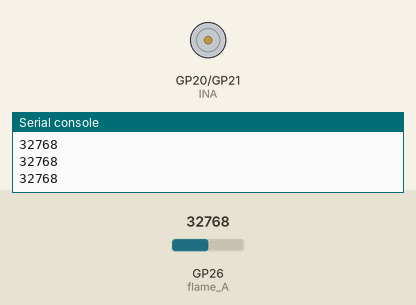
Recording of a program running on a simulated Raspberry Pi Pico running MicroPython. Parts: motor-driver pin pairs drawn as motors (green arrow = first pin HIGH = forward, orange = second pin HIGH = backward, longer = more drive), the last lines printed to the serial console. The test bench sets the inputs (shaded band); at power-on: GP26 (flame_A) = 32768 (analog values on the 0–65535 scale).

Above: at 1.2 s.
1.3 s: GP26 (flame_A) set to 31056
2.8 s: GP26 (flame_A) set to 29296
At 4.0 s:
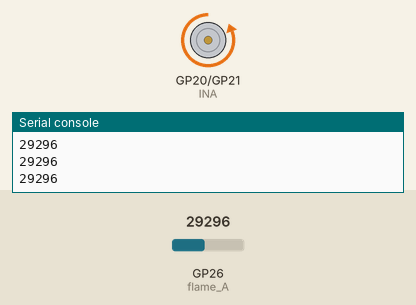
4.3 s: GP26 (flame_A) set to 30655
At 5.5 s:
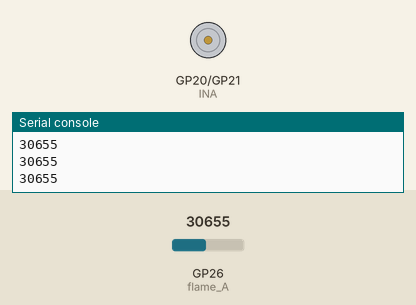
5.8 s: GP26 (flame_A) set to 29345
At 6.8 s:
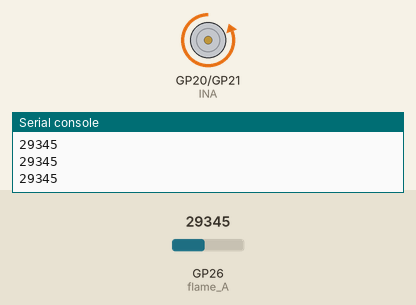
Timing chart, 0 to 8.3 s (numbered marks = the images above; inputs shaded):
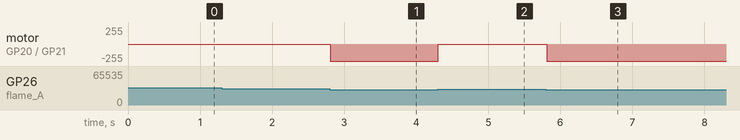

The program:

Self-extinguishing.py
```python
'''
 * Keyestudio 42 in 1 Starter Kit for Raspberry Pi Pico
 * lesson 49
 * Self-extinguishing
 * http://www.keyestudio.com
'''
from machine import Pin
import time

#电机的两个引脚
INA = Pin(20, Pin.OUT)
INB = Pin(21, Pin.OUT)

flame_A = machine.ADC(26)

while True:
    value = flame_A.read_u16()
    print(value)
    if value < 30000:
        #开启
        INA.value(0)
        INB.value(1)
    else:
        #停止
        INA.value(0)
        INB.value(0)
    time.sleep(0.1)
```

Measured:
- the behaviour switches between 30000 and 29984 on GP26 (flame_A) (found by bisection; images 0 and 1)
- after the input at 2.8 s, motor on GP20 (INA) / GP21 (INB): stopped → backward 255/255 at once
- after the input at 4.3 s, motor on GP20 (INA) / GP21 (INB): backward 255/255 → stopped at once
- after the input at 5.8 s, motor on GP20 (INA) / GP21 (INB): stopped → backward 255/255 at once
